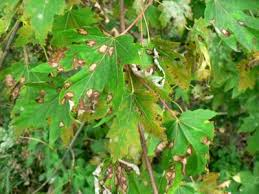
%> input picture 1.jpg, 259 x 194 px
$ octave Detect.m   (GNU Octave 9; MATLAB toolbox functions it lacks are replaced by stand-ins)
%> lines starting %> are read from the running program, lines starting %| are printed output that depends on the picture; in (x1, y1, x2, y2) boxes, pixels count from 0 and x2, y2 are one past the last pixel; in counts of white or black regions, pixels touching at a corner belong together; the program's own positions count from 1
### rgb2hsi.m
function hsi = rgb2hsi(rgb)
%RGB2HSI Converts an RGB image to HSI.
%   HSI = RGB2HSI(RGB) converts an RGB image to HSI. The input image
%   is assumed to be of size M-by-N-by-3, where the third dimension
%   accounts for three image planes: red, green, and blue, in that
%   order. If all RGB component images are equal, the HSI conversion
%   is undefined. The input image can be of class double (with values
%   in the range [0, 1]), uint8, or uint16.
%
%   The output image, HSI, is of class double, where:
%     hsi(:, :, 1) = hue image normalized to the range [0, 1] by
%                    dividing all angle values by 2*pi.
%     hsi(:, :, 2) = saturation image, in the range [0, 1].
%     hsi(:, :, 3) = intensity image, in the range [0, 1].

%   Copyright 2002-2004 R. C. Gonzalez, R. E. Woods, & S. L. Eddins
%   Digital Image Processing Using MATLAB, Prentice-Hall, 2004
%   $Revision: 1.5 $  $Date: 2005/01/18 13:44:59 $

% Extract the individual component images.
rgb = im2double(rgb);
r = rgb(:, :, 1);
g = rgb(:, :, 2);
b = rgb(:, :, 3);

% Implement the conversion equations.
num = 0.5*((r - g) + (r - b));
den = sqrt((r - g).^2 + (r - b).*(g - b));
theta = acos(num./(den + eps));

H = theta;
H(b > g) = 2*pi - H(b > g);
H = H/(2*pi);

num = min(min(r, g), b);
den = r + g + b;
den(den == 0) = eps;
S = 1 - 3.* num./den;

H(S == 0) = 0;

I = (r + g + b)/3;

% Combine all three results into an hsi image.
hsi = cat(3, H, S, I);

### Detect.m
% Project Title: Pomegranate Leaf Disease Detection

clc
close all
clear all

[filename, pathname] = uigetfile({'*.*';'*.bmp';'*.jpg';'*.gif'}, 'Pick a Leaf Image File');
%> the answer given: 1.jpg
I = imread([pathname,filename]);
%> I is the input picture: size 194x259x3 uint8; mean R, G, B 103.4, 142.8, 56.1
I = imresize(I,[256,256]);
%> I: size 256x256x3 uint8
%figure, imshow(I); title('Query Leaf Image');

% Enhance Contrast
I = imadjust(I,stretchlim(I));
figure, imshow(I);title('Contrast Enhanced');

% Otsu Segmentation
I_Otsu = im2bw(I,graythresh(I));
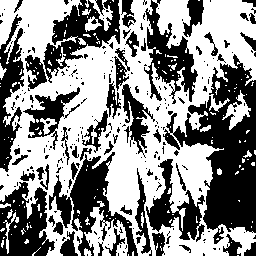
%> I_Otsu: size 256x256 logical; 54.6% white; 252 black regions (196 under 20 px), largest, box (x1, y1, x2, y2) and area: (163, 54, 256, 244) 7753, (49, 152, 138, 256) 3102, (0, 182, 55, 256) 2547
% Conversion to HIS
I_HIS = rgb2hsi(I);
%> in rgb2hsi, `H(b > g) = 2*pi - H(b > g);`: H: size 256x256 double; min 3.65e-08, max 6.27, mean 1.98
%> in rgb2hsi, `den(den == 0) = eps;`: den: size 256x256 double; min 2.22e-16, max 3, mean 1.25
%> in rgb2hsi, `H(S == 0) = 0;`:
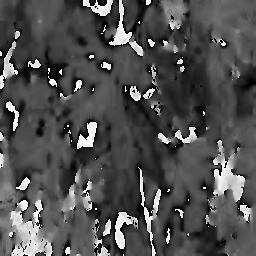
%> H: size 256x256 double; min 0, max 0.998, mean 0.314
%> in rgb2hsi, `hsi = cat(3, H, S, I);`:
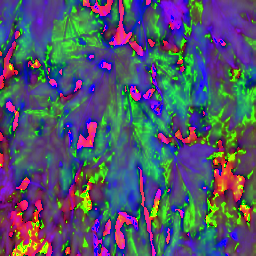
%> hsi: size 256x256x3 double; mean R, G, B 0.314, 0.338, 0.418

%% Extract Features

% Function call to evaluate features
%[feat_disease seg_img] =  EvaluateFeatures(I)

% Color Image Segmentation
% Use of K Means clustering for segmentation
% Convert Image from RGB Color Space to L*a*b* Color Space
% The L*a*b* space consists of a luminosity layer 'L*', chromaticity-layer 'a*' and 'b*'.
% All of the color information is in the 'a*' and 'b*' layers.
cform = makecform('srgb2lab');
% Apply the colorform
lab_he = applycform(I,cform);
%> lab_he: size 256x256x3 uint8; mean of channels 1, 2, 3 132.5, 113.2, 152

% Classify the colors in a*b* colorspace using K means clustering.
% Since the image has 3 colors create 3 clusters.
% Measure the distance using Euclidean Distance Metric.
ab = double(lab_he(:,:,2:3));
nrows = size(ab,1);
%> nrows = 256
ncols = size(ab,2);
%> ncols = 256
ab = reshape(ab,nrows*ncols,2);
nColors = 3;
[cluster_idx, cluster_center] = kmeans(ab,nColors,'distance','sqEuclidean', ...
                                      'Replicates',3);
%> cluster_center = [133.3 132.3; 114.3 154.2; 94.03 167]
%[cluster_idx cluster_center] = kmeans(ab,nColors,'distance','sqEuclidean','Replicates',3);
% Label every pixel in tha image using results from K means
pixel_labels = reshape(cluster_idx,nrows,ncols);
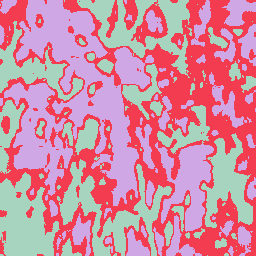
%> pixel_labels: size 256x256 double; 3 distinct labels, from 1 to 3; one colour per label, 0 black
%figure,imshow(pixel_labels,[]), title('Image Labeled by Cluster Index');

% Create a blank cell array to store the results of clustering
segmented_images = cell(1,3);
% Create RGB label using pixel_labels
rgb_label = repmat(pixel_labels,[1,1,3]);

for k = 1:nColors
    colors = I;
    colors(rgb_label ~= k) = 0;
    segmented_images{k} = colors;
end
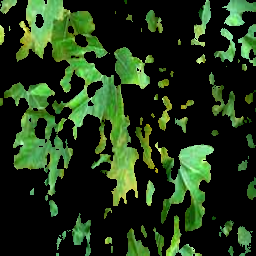
%> colors: size 256x256x3 uint8; mean R, G, B 32.6, 54.3, 24.3
%> after the loop, segmented_images = 3 items


figure, subplot(3,1,1);imshow(segmented_images{1});title('Cluster 1'); subplot(3,1,2);imshow(segmented_images{2});title('Cluster 2');
%> after `imshow(segmented_images{2})`:
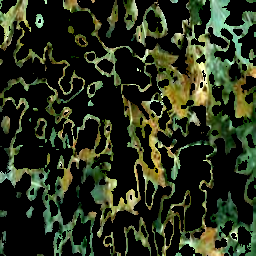
%> displayed picture: size 256x256x3, on the screen's scale of 0 to 255; mean R, G, B 40.9, 48.3, 28.4
subplot(3,1,3);imshow(segmented_images{3});title('Cluster 3');
set(gcf, 'Position', get(0,'Screensize'));

% Feature Extraction
x = inputdlg('Enter the cluster no. containing the ROI only:');
%> the answer given: 3
i = str2double(x);
% Extract the features from the segmented image
seg_img = segmented_images{i};

% Convert to grayscale if image is RGB
if ndims(seg_img) == 3
   img = rgb2gray(seg_img);
end
%figure, imshow(img); title('Gray Scale Image');

% Evaluate the disease affected area
black = im2bw(seg_img,graythresh(seg_img));
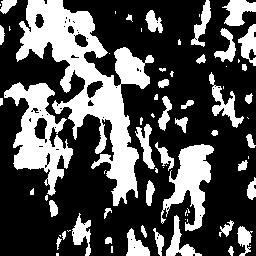
%> black: size 256x256 logical; 32.3% white; 73 white regions (30 under 20 px), largest, box (x1, y1, x2, y2) and area: (16, 0, 154, 206) 9041, (4, 82, 73, 196) 3339, (161, 144, 214, 231) 2092
%figure, imshow(black);title('Black & White Image');
m = size(seg_img,1);
%> m = 256
n = size(seg_img,2);
%> n = 256

zero_image = zeros(m,n);
%G = imoverlay(zero_image,seg_img,[1 0 0]);

cc = bwconncomp(seg_img,6);
%> cc = 78 connected components
diseasedata = regionprops(cc,'basic');
%> diseasedata = 78 regions; largest, Area and Centroid: 24289 [84.6 85.2 2], 10076 [39.4 134.9 2], 7609 [188.7 182.2 2], 2769 [131 69.2 2], 1708 [226.5 106.8 2]
A1 = diseasedata.Area;
%> A1 = 6
%> (the run ends here)

$ run again, on 4.jpg
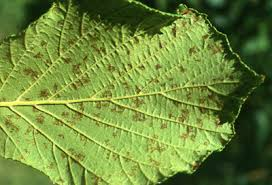
%> input picture 4.jpg, 272 x 185 px
%> I is the input picture: size 185x272x3 uint8; mean R, G, B 111.3, 137.5, 59.6
%> I_Otsu: size 256x256 logical; 62.3% white; 329 black regions (289 under 20 px), largest, box (x1, y1, x2, y2) and area: (0, 0, 256, 256) 21677, (78, 38, 100, 63) 198, (66, 217, 81, 256) 125
%> lab_he: size 256x256x3 uint8; mean of channels 1, 2, 3 131.8, 123.9, 136.9
%> cluster_center = [120.8 151.7; 128.6 121.9; 122.7 137.7]
%> after the loop `for k = 1:nColors`:
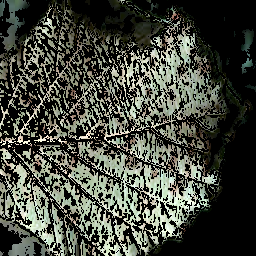
%> colors: size 256x256x3 uint8; mean R, G, B 67.7, 70.7, 61.8
%> after the loop `for k = 1:nColors`: segmented_images = 3 items
%> `black = im2bw(seg_img,graythresh(seg_img));`:
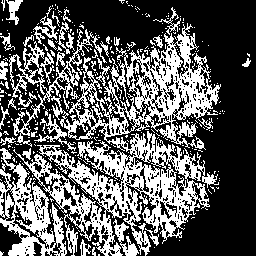
%> black: size 256x256 logical; 36.4% white; 363 white regions (321 under 20 px), largest, box (x1, y1, x2, y2) and area: (13, 23, 221, 256) 15467, (0, 148, 67, 256) 2897, (9, 29, 107, 147) 1643
%> cc = 1037 connected components
%> diseasedata = 1037 regions; largest, Area and Centroid: 13814 [179.9 86.2 2], 12637 [123.7 175.4 2], 6303 [30.3 218.8 2], 5987 [168.7 202.4 2], 5286 [78.5 207 2]
%> A1 = 180
